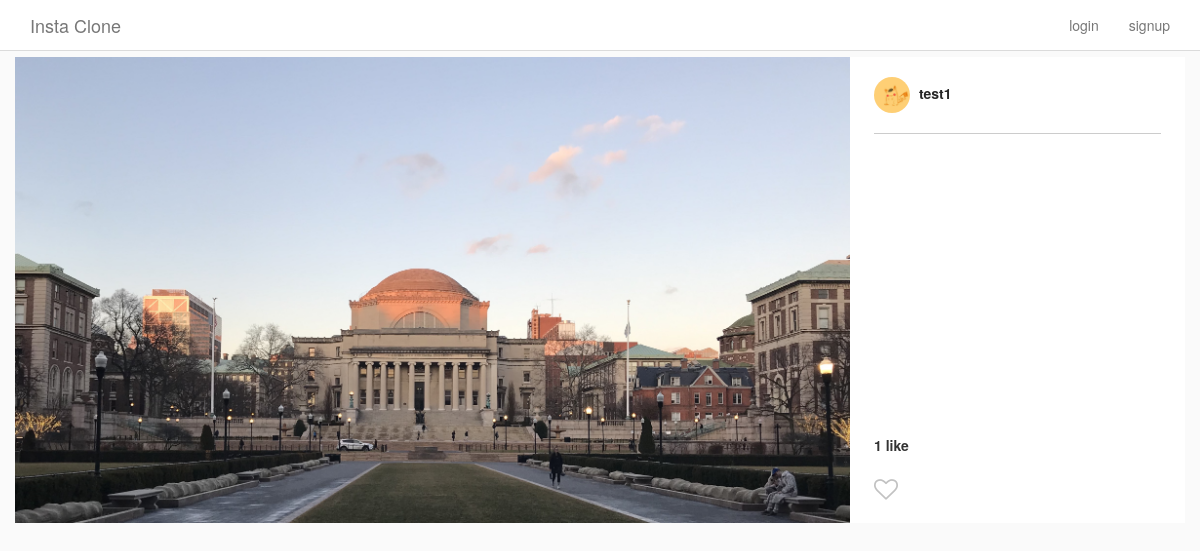
Screenshot of /post/3/ with the database file from the repository.
### Insta/models.py (models this page shows, shortened)
class Post(models.Model):
    author = models.ForeignKey(
        InstaUser,
        on_delete=models.CASCADE,
        related_name='my_posts'
    )
    title = models.TextField(blank=True, null=True)
    image = ProcessedImageField(
        upload_to='static/images/posts',
        format='JPEG',
        options={'quality': 100},
        blank=True,
        null=True
    )
    def get_like_count(self):
        return self.likes.count()

class InstaUser(AbstractUser):
    profile_pic = ProcessedImageField(
        upload_to='static/images/profiles',
        format='JPEG',
        options={'quality': 100},
        blank=True,
        null=True
    )

### Insta/views.py (the view)
# urls.py: path('post/<int:pk>/', PostDetailView.as_view(), name='post_detail'),
class PostDetailView(DetailView):
    model = Post
    template_name = 'post_detail.html'

### Insta/templatetags/custom_tags.py (called while the page is built)
@register.simple_tag
def has_user_liked_post(post, user):
    try:
        like = Like.objects.get(post=post, user=user)
        return "fa-heart"
    except:
        return "fa-heart-o"

### templates/post_detail.html (shortened to what this page needs)
{% extends "base.html" %}
{% load custom_tags %}
{% block content %}
<div class="row single-post">
    <div class="single-post-card view-update {{ object.pk }}">
        <div class="header">
            <a href="{% url 'user_detail' post.author.id %}">
                {% if object.author.profile_pic %}
                    <img class="picture-circle--medium" src="/{{object.author.profile_pic}}">
                {% endif %}
                {{ object.author.username }}
            </a>
        </div>
        <div class="image__wrapper">
            <img class="card__main-image" src="/{{object.image}}" width="1000" height="1000">
        </div>
        <div class="comments-portion">
            <div class="likes-timestamp-row">
                <div class="likes">
                    {% if object.get_like_count %}
                        {{ object.get_like_count }} like{% if object.get_like_count > 1 %}s{% endif %}
                    {% endif %}
                </div>
            </div>
            <section class="input-row">
                <i class="fa {% has_user_liked_post post user %} submit-like" aria-hidden="true"></i>
            </section>
        </div>
    </div>
</div>
{% endblock content %}

### static/css/style.css (style rules this page uses)
html { height: 100%; }
body { min-height: 100%; background-color: #fafafa; }
.picture-circle, .picture-circle--medium, .picture-circle--small { border-radius: 100%; width: 150px; height: 150px; }
.picture-circle--medium { width: 36px; height: 36px; }
.card__main-image { max-width: 100%; max-height: 600px; height: auto; margin: 0 auto; display: block; }
.likes-timestamp-row { margin-top: 15px; }
.likes-timestamp-row > div { display: inline-block; }
.likes-timestamp-row .likes { font-weight: bold; }
.single-post-card { display: flex; align-items: stretch; box-sizing: border-box; flex-direction: column; flex-shrink: 0; padding-right: 335px; width: 100%; position: relative; background-color: #fff; }
.single-post-card .header, .single-post-card .comments-portion { display: flex; flex-shrink: 0; }
.single-post-card .header { border-bottom: 1px solid #ccc; padding: 20px 0; flex-direction: row; position: absolute; top: 0; right: 24px; width: 287px; display: flex; align-items: center; }
.single-post-card .header img { margin-right: 5px; }
.single-post-card .header a { color: #262626; font-weight: bold; }
.single-post-card .comments-portion { position: absolute; bottom: 0; right: 0; width: 335px; padding: 0 24px; flex-direction: column; }
.input-row { position: relative; display: flex; align-items: center; height: 68px; padding-left: 40px; }
.input-row .submit-like { cursor: pointer; position: absolute; top: 32%; left: 0; color: #C2C2C2; font-size: 24px; }

### rows the page displays
Post: author.profile_pic (picture), author.username "test1", image (picture), get_like_count "1"
